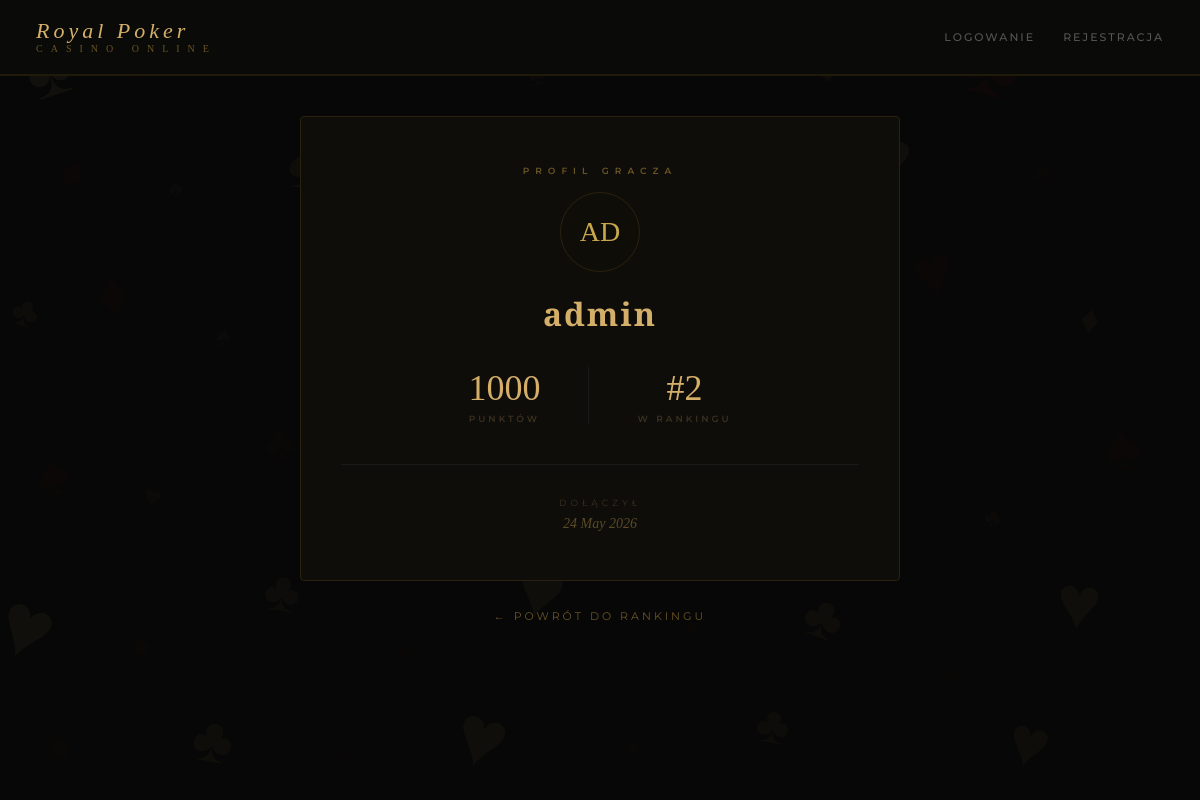
Screenshot of /ranking/profil/admin/ with the database file from the repository.
### accounts/models.py (models this page shows)
class Player(AbstractUser):
    points = models.IntegerField(default=1000)
    groups = models.ManyToManyField(
        'auth.Group',
        blank=True,
        related_name='player_set'
    )
    user_permissions = models.ManyToManyField(
        'auth.Permission',
        blank=True,
        related_name='player_set'
    )

### ranking/views.py (the view)
# urls.py: path('profil/<str:username>/', views.profil_view, name='profil'),
def profil_view(request, username):
    player = get_object_or_404(Player, username=username)
    pozycja = Player.objects.filter(points__gt=player.points).count() + 1
    return render(request, 'ranking/profil.html', {'player': player, 'pozycja': pozycja})

### ranking/templates/ranking/profil.html (shortened to what this page needs)
{% extends 'base.html' %}
{% block content %}
<div style="max-width:600px;margin:0 auto;">
    <div class="card" style="text-align:center;padding:48px 40px;">
        <div style="font-size:9px;letter-spacing:6px;color:#6a5525;margin-bottom:16px;font-weight:600;">PROFIL GRACZA</div>
        <div style="width:80px;height:80px;border-radius:50%;background:#0f0d08;border:1px solid #2a220e;display:flex;align-items:center;justify-content:center;font-family:'Playfair Display',serif;font-size:28px;color:#c9a84c;margin:0 auto 20px;">
            {{ player.username|slice:":2"|upper }}
        </div>
        <h2 style="font-size:32px;margin-bottom:4px;">{{ player.username }}</h2>
        <div style="display:flex;justify-content:center;gap:48px;margin-top:32px;">
            <div>
                <div style="font-family:'Playfair Display',serif;font-size:36px;color:#d4af6a;">{{ player.points }}</div>
                <div style="font-size:9px;letter-spacing:3px;color:#3a3020;margin-top:4px;font-weight:600;">PUNKTÓW</div>
            </div>
            <div>
                <div style="font-family:'Playfair Display',serif;font-size:36px;color:#d4af6a;">#{{ pozycja }}</div>
                <div style="font-size:9px;letter-spacing:3px;color:#3a3020;margin-top:4px;font-weight:600;">W RANKINGU</div>
            </div>
        </div>
        <div style="margin-top:40px;padding-top:32px;border-top:1px solid #1a1a1a;">
            <div style="font-size:9px;letter-spacing:4px;color:#3a3020;margin-bottom:8px;">DOŁĄCZYŁ</div>
            <div style="font-family:'Playfair Display',serif;font-style:italic;font-size:14px;color:#5a4a28;">{{ player.date_joined|date:"d F Y" }}</div>
        </div>
    </div>
    <div style="text-align:center;margin-top:8px;">
        <a href="/ranking/" style="font-size:11px;letter-spacing:3px;color:#6a5525;text-decoration:none;">← POWRÓT DO RANKINGU</a>
    </div>
</div>
{% endblock %}

### templates/base.html (style rules this page uses)
* { margin: 0; padding: 0; box-sizing: border-box; }
body { background-color: #070707; color: #f0e6d3; font-family: 'Montserrat', sans-serif; min-height: 100vh; }
.card { background: #0f0d09; border: 1px solid #2a220e; border-radius: 4px; padding: 40px; margin-bottom: 24px; }
h1, h2 { font-family: 'Playfair Display', serif; color: #d4af6a; margin-bottom: 20px; letter-spacing: 2px; }

### rows the page displays
Player: username "AD", username "admin", points "1000", date_joined "24 May 2026"

### other values shown
{{ pozycja }} "2"
